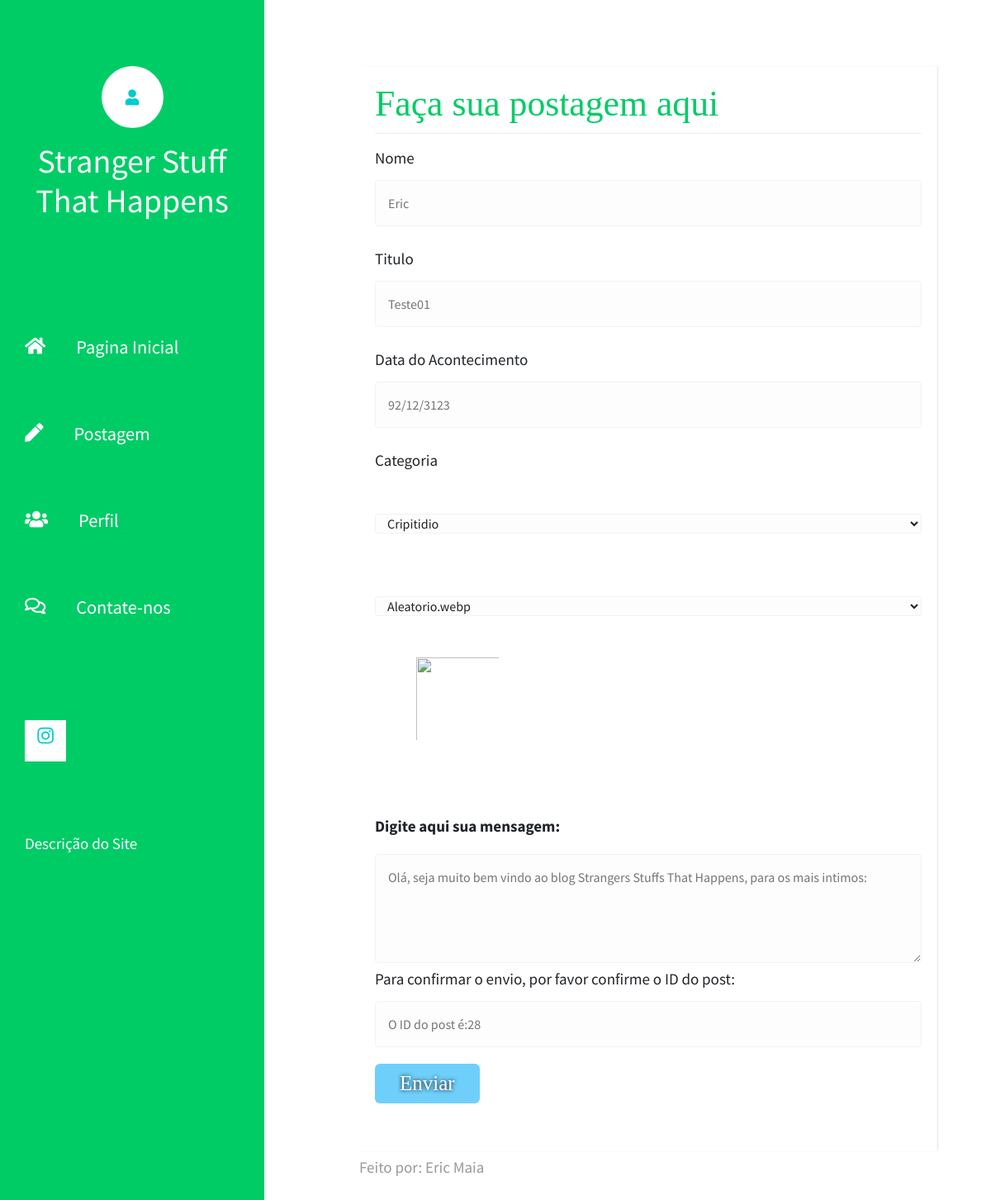
Screenshot of /editarpost.php?id=28 with the database file from the repository.
### tables this page shows
CREATE TABLE `postagem` (
  `idpost` int(11) NOT NULL,
  `nome` varchar(100) NOT NULL,
  `titulo` mediumtext NOT NULL,
  `data` varchar(12) NOT NULL,
  `mensagem` varchar(6383) NOT NULL,
  `categoria` varchar(100) NOT NULL,
  `imagem` varchar(100) NOT NULL,
  `likes` int(11) DEFAULT NULL,
  `comentarios` int(11) DEFAULT NULL,
  `idusuario` int(11) NOT NULL
);

### editarpost.php (the view, shortened to what this page needs)
<?php
$conexao = mysqli_connect("localhost", "root", "", "ssth");
$post_id = $_GET['id'];
$sql = "SELECT * FROM postagem WHERE idpost = $post_id";
$resultado = mysqli_query($conexao, $sql);
if ($post = mysqli_fetch_assoc($resultado)) {
?>
<!DOCTYPE php>
<php lang="pt-br">
<head>
    <link rel="stylesheet" href="fontawesome/css/all.min.css">
    <link href="css/bootstrap.min.css" rel="stylesheet">
    <link href="css/templatemo-xtra-blog.css" rel="stylesheet">
    <link href="css/style.css" rel="stylesheet">
</head>
<body>
<header class="tm-header" id="tm-header">
            <div class="tm-header-wrapper">
                <div class="tm-site-header">
                    <div class="mb-3 mx-auto tm-site-logo"><i class="fas fa-times fa-user"></i></div>
                    <h1 class="text-center">Stranger Stuff That Happens</h1>
                </div>
                <nav class="tm-nav" id="tm-nav">
                    <ul>
                        <li class="tm-nav-item"><a href="index.php" class="tm-nav-link">
                                <i class="fas fa-home"></i>
                                Pagina Inicial
                            </a></li>
                        <li class="tm-nav-item"><a href="post.php" class="tm-nav-link">
                                <i class="fas fa-pen"></i>
                                Postagem
                            </a></li>
                        <li class="tm-nav-item"><a href="perfil.php" class="tm-nav-link">
                                <i class="fas fa-users"></i>
                                Perfil
                            </a></li>
                        <li class="tm-nav-item"><a href="contato.php" class="tm-nav-link">
                                <i class="far fa-comments"></i>
                                Contate-nos
                            </a></li>
                    </ul>
                </nav>
                <div class="tm-mb-65">
                    <a rel="nofollow" href="" class="tm-social-link">
                        <i class="fab fa-instagram tm-social-icon"></i>
                    </a>
                </div>
                <p class="tm-mb-80 pr-5 text-white">
                    Descrição do Site
                </p>
            </div>
        </header>
    <div class="container-fluid">
        <main class="tm-main">
            <div class="container_form">
                <h1>Faça sua postagem aqui</h1>
                <form class="form" action="atualizarpost.php" method="post">
                    <div class="form_grupo">
                        <label for="nome" class="form_label">Nome</label>
                        <input type="text" name="nome" class="form_input" id="nome" placeholder=<?php echo $post['nome'] ?> required>
                    </div>
                    <div class="form_grupo">
                        <label for="e-mail" class="form_label">Titulo</label>
                        <input type="text" name="titulo" class="form_input" id="email" placeholder=<?php echo $post['titulo'] ?> required>
                    </div>
                    <div class="form_grupo">
                        <label for="datanascimento" class="form_label">Data do Acontecimento</label>
                        <input type="text" id="data" name="data" placeholder=<?php echo $post['data'] ?> maxlength="8"
                            class="form_input" id="data" oninput="mascara(this,'data')" required>
                    </div>
                    <div class="form_grupo">
                        <label for="categoria" class="text">Categoria</label> <br> <br>
                        <select name="categoria" id="categoria" class="dropdown" required>
                            <option selected disabled class="form_select_option" value=""><?php echo $post['categoria'] ?>
                            </option>
                        </select>
                        <br><br>
                        <select id="imagem" class="dropdown" name="imagem">
                            <option selected disabled class="form_select_option" value=""><?php echo $post['imagem'] ?>
                            </option>
<br>
                        </select>
                        <img id="imagemExibida" src="" style="height: 200px ; padding: 50px;"  >
                    </div>
                    <div class="form_message">
                        <label for="messagem" class="form_message_label"> Digite aqui sua mensagem:</label>
                        <textarea name="mensagem" id="messagem" cols="30" rows="3" class="form_input message_input"
                            placeholder="<?php echo $post['mensagem'] ?>" required></textarea>
                    </div>
                    <div>
                        <label for="e-mail" class="form_label">Para confirmar o envio, por favor confirme o ID do post:</label>
                        <input type="number" name="idpost" class="form_input" id="idpost" placeholder="O ID do post é:<?php echo $post['idpost'] ?>" required>
                    </div>
                    <div class="submit">
                        <button type="submit" name="Submit" class="submit_btn">Enviar</button>
                    </div>
                </form>
            </div>
            <footer class="row tm-row">
                <div class="col-md-6 col-12 tm-color-gray">
                    Feito por: <a rel="nofollow" target="_parent"
                        class="tm-external-link">Eric Maia</a>
                </div>
            </footer>
        </main>
    </div>
    <?php } else {
  echo "Post vazio";
}
?>
</body>
</php>

### css/templatemo-xtra-blog.css (style rules this page uses)
body { margin: 0; padding: 0; font-family: 'Source Sans Pro', sans-serif; font-size: 19px; line-height: 2em; overflow-x: hidden; }
p, span { color: #999; }
.tm-header { background-color: rgb(0, 204, 102); color: white; position: fixed; top: 0; left: 0; bottom: 0; z-index: 100; width: 400px; overflow-y: visible; }
.tm-header-wrapper { overflow-y: scroll; scrollbar-width: none; -ms-overflow-style: none; padding: 30px; width: 100%; height: 100%; }
.tm-site-header { margin-top: 50px; margin-bottom: 115px; }
.tm-site-logo { width: 75px; height: 75px; border-radius: 50%; background-color: white; display: flex; align-items: center; justify-content: center; }
.tm-site-logo i { color: #0CC; }
.tm-main { margin-left: 400px; padding: 80px 100px 25px; }
.tm-row { max-width: 980px; justify-content: space-between; }
.tm-nav { margin-bottom: 100px; }
.tm-nav-item { list-style: none; margin-bottom: 30px; }
.tm-nav-link { color: white; background-color: transparent; height: 75px; width: 100%; max-width: 300px; display: flex; align-items: center; font-size: 1.4rem; padding: 30px; }
.tm-nav ul { position: relative; }
.tm-nav-link i { margin-right: 37px; }
ul { margin: 0; padding: 0; }
.tm-nav { margin-left: -30px; }
.tm-social-link { display: inline-block; background-color: white; font-size: 1.4rem; width: 50px; height: 50px; text-align: center; padding-top: 8px; margin-right: 15px; margin-bottom: 15px; }
.tm-social-icon { color: #0CC; transition: all 0.3s ease; }
.tm-external-link { color: #0CC; }
.tm-mb-65 { margin-bottom: 65px; }
.tm-mb-80 { margin-bottom: 80px; }
a.tm-color-gray, .tm-color-gray { color: #999; }
@media (max-width: 1540px) { .tm-header { width: 320px; } }
@media (max-width: 1540px) { .tm-main { margin-left: 320px; width: calc(100% - 320px); } }
@media (max-width: 1288px) { .tm-social-link { margin-right: 10px; } }

### css/style.css (style rules this page uses)
.container_form { width: 700px; margin: auto; display: flex; flex-direction: column; background:#ffffff; box-shadow: 1px 0px 1.2px 0px #e3e3e3; border-radius:3px; padding:1em; }
.container_form h1 { font-family:'open_sansregular'; font-size: 2.3em; color: rgb(0, 204, 102); border-bottom: 1px #f0eded solid; margin-bottom: 10px; padding-bottom: 10px; }
.form_grupo { width: 90%; margin: 0 auto; margin-bottom: 30px; position: relative; }
.submit { width:100%; float:left; }
.submit_btn { float: left; display: block; padding: 5px 30px; border: none; outline: none; background-color: #6fcffb; color: #fff; text-shadow: 0 0 5px rgb(0, 0, 0); font-family: inherit; font-size: 25px; font-family:'open_sansregular'; border-radius: 6px; margin: 20px auto; cursor: pointer; transition: all 0.3s; }
.dropdown { display: block; margin: 0 auto; font-size: 16px; font-family: inherit; color: #222222; border-radius: 4px; border: 1px #f2f2f2 solid; background: #fdfdfd; outline: none; padding-left: 10px; width: 100%; }
.form_grupo { width: 100%; margin-bottom: 20px; position: relative; }
.form_input { font-size: 16px; font-family: inherit; padding: 8px 15px; border-radius: 4px; border: 1px #f2f2f2 solid; background: #fdfdfd; outline: none; width: 100%; transition: all 0.3s; }
.form_message, .form_message .message_input { width: 100%; float:left; }
.form_message_label { width: 100%; float: left; margin-top: 15px; margin-bottom: 15px; font-weight: bold; }

### rows the page displays
postagem: nome "Eric", titulo "Teste01", data "92/12/3123", categoria "Cripitidio", imagem "Aleatorio.webp", idpost "O ID do post é:28"
